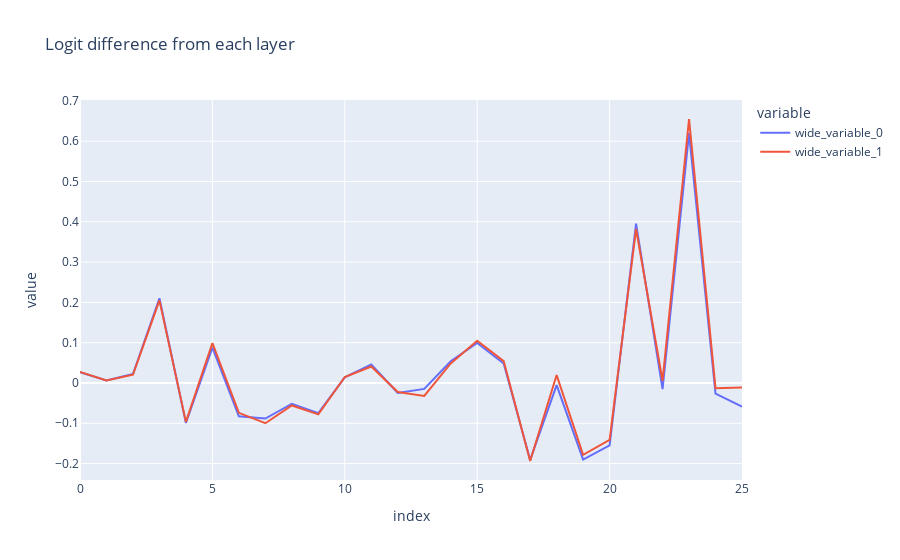

The cell this chart's notebook holds for it:
### Code cell
per_layer_residual_gpt2, labels = gpt2_cache.decompose_resid(layer = -1, pos_slice = -1, return_labels = True)
per_layer_logit_diffs_gpt2 = residual_stack_to_logit_diff(per_layer_residual_gpt2, base_cache)

per_layer_residual_base, labels = base_cache.decompose_resid(layer = -1, pos_slice = -1, return_labels = True)
per_layer_logit_diffs_base = residual_stack_to_logit_diff(per_layer_residual_base, base_cache)

per_layer_residual_rlhf, labels = rlhf_cache.decompose_resid(layer = -1, pos_slice = -1, return_labels = True)
per_layer_logit_diffs_rlhf = residual_stack_to_logit_diff(per_layer_residual_rlhf, rlhf_cache)

px.line(y = [utils.to_numpy(per_layer_logit_diffs_gpt2), 
             utils.to_numpy(per_layer_logit_diffs_rlhf)],
        hover_name = labels,
        title = "Logit difference from each layer").show()

### Figure 1 — Plotly figure (JSON) as saved in the notebook; plotly's stock layout.template omitted (floating-point values rounded to 4 significant figures)
{"data": [{"hovertemplate": "<b>%{hovertext}</b><br><br>variable=wide_variable_0<br>index=%{x}<br>value=%{y}<extra></extra>", "hovertext": ["embed", "pos_embed", "0_attn_out", "0_mlp_out", "1_attn_out", "1_mlp_out", "2_attn_out", "2_mlp_out", "3_attn_out", "3_mlp_out", "4_attn_out", "4_mlp_out", "5_attn_out", "5_mlp_out", "6_attn_out", "6_mlp_out", "7_attn_out", "7_mlp_out", "8_attn_out", "8_mlp_out", "9_attn_out", "9_mlp_out", "10_attn_out", "10_mlp_out", "11_attn_out", "11_mlp_out"], "legendgroup": "wide_variable_0", "line": {"color": "#636efa", "dash": "solid"}, "marker": {"symbol": "circle"}, "mode": "lines", "name": "wide_variable_0", "orientation": "v", "showlegend": true, "type": "scatter", "x": [0, 1, 2, 3, 4, 5, 6, 7, 8, 9, 10, 11, 12, 13, 14, 15, 16, 17, 18, 19, 20, 21, 22, 23, 24, 25], "xaxis": "x", "y": [0.02685, 0.006371, 0.02234, 0.2101, -0.09941, 0.0879, -0.08278, -0.08818, -0.05154, -0.07469, 0.01404, 0.04598, -0.02471, -0.01463, 0.0539, 0.09953, 0.04841, -0.1909, -0.005473, -0.1901, -0.155, 0.3952, -0.0151, 0.62, -0.02639, -0.05866], "yaxis": "y"}, {"hovertemplate": "<b>%{hovertext}</b><br><br>variable=wide_variable_1<br>index=%{x}<br>value=%{y}<extra></extra>", "hovertext": ["embed", "pos_embed", "0_attn_out", "0_mlp_out", "1_attn_out", "1_mlp_out", "2_attn_out", "2_mlp_out", "3_attn_out", "3_mlp_out", "4_attn_out", "4_mlp_out", "5_attn_out", "5_mlp_out", "6_attn_out", "6_mlp_out", "7_attn_out", "7_mlp_out", "8_attn_out", "8_mlp_out", "9_attn_out", "9_mlp_out", "10_attn_out", "10_mlp_out", "11_attn_out", "11_mlp_out"], "legendgroup": "wide_variable_1", "line": {"color": "#EF553B", "dash": "solid"}, "marker": {"symbol": "circle"}, "mode": "lines", "name": "wide_variable_1", "orientation": "v", "showlegend": true, "type": "scatter", "x": [0, 1, 2, 3, 4, 5, 6, 7, 8, 9, 10, 11, 12, 13, 14, 15, 16, 17, 18, 19, 20, 21, 22, 23, 24, 25], "xaxis": "x", "y": [0.02729, 0.006485, 0.02045, 0.2049, -0.0965, 0.09894, -0.07403, -0.09984, -0.05583, -0.07803, 0.0148, 0.04092, -0.02238, -0.03214, 0.04837, 0.1047, 0.05429, -0.1936, 0.01959, -0.1785, -0.141, 0.3821, 0.005607, 0.655, -0.01282, -0.01152], "yaxis": "y"}], "layout": {"legend": {"title": {"text": "variable"}, "tracegroupgap": 0}, "title": {"text": "Logit difference from each layer"}, "xaxis": {"anchor": "y", "domain": [0, 1], "title": {"text": "index"}}, "yaxis": {"anchor": "x", "domain": [0, 1], "title": {"text": "value"}}}}
